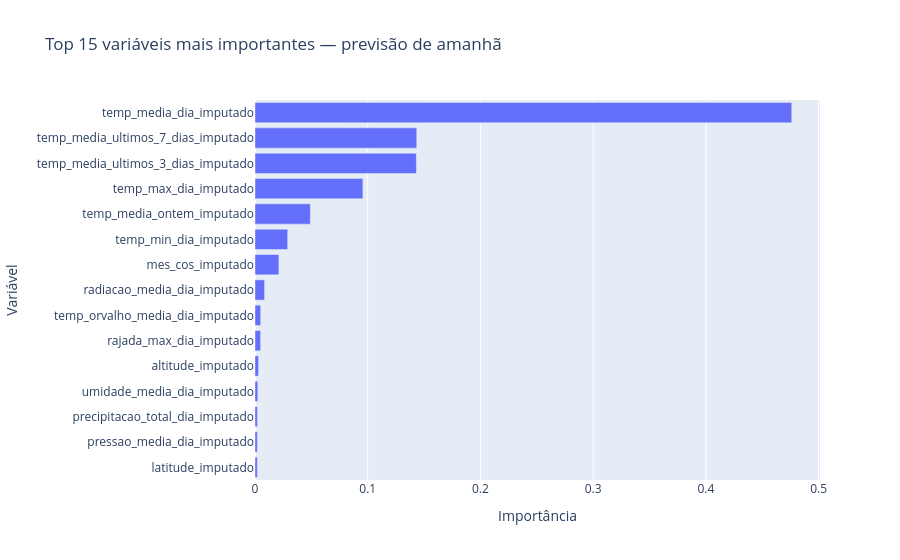

Notebook code for this chart:
### Markdown cell above
### Gráfico: top 15 variáveis mais importantes — amanhã

### Code cell
imp_amanha_pd = (
    importancias_amanha
    .orderBy(F.desc("importancia"))
    .limit(15)
    .toPandas()
)

fig = px.bar(
    imp_amanha_pd.sort_values("importancia"),
    x="importancia",
    y="feature",
    orientation="h",
    title="Top 15 variáveis mais importantes — previsão de amanhã",
    labels={
        "importancia": "Importância",
        "feature": "Variável"
    }
)

fig.show()

### Figure 1 — Plotly figure (JSON) as saved in the notebook; plotly's stock layout.template omitted (floating-point values rounded to 4 significant figures)
{"data": [{"hovertemplate": "Importância=%{x}<br>Variável=%{y}<extra></extra>", "legendgroup": "", "marker": {"color": "#636efa", "pattern": {"shape": ""}}, "name": "", "orientation": "h", "showlegend": false, "textposition": "auto", "type": "bar", "x": [0.002089, 0.002108, 0.002129, 0.002477, 0.003156, 0.004953, 0.005042, 0.008471, 0.02121, 0.029, 0.04908, 0.09571, 0.1432, 0.1435, 0.4761], "xaxis": "x", "y": ["latitude_imputado", "pressao_media_dia_imputado", "precipitacao_total_dia_imputado", "umidade_media_dia_imputado", "altitude_imputado", "rajada_max_dia_imputado", "temp_orvalho_media_dia_imputado", "radiacao_media_dia_imputado", "mes_cos_imputado", "temp_min_dia_imputado", "temp_media_ontem_imputado", "temp_max_dia_imputado", "temp_media_ultimos_3_dias_imputado", "temp_media_ultimos_7_dias_imputado", "temp_media_dia_imputado"], "yaxis": "y"}], "layout": {"barmode": "relative", "legend": {"tracegroupgap": 0}, "title": {"text": "Top 15 variáveis mais importantes — previsão de amanhã"}, "xaxis": {"anchor": "y", "domain": [0, 1], "title": {"text": "Importância"}}, "yaxis": {"anchor": "x", "domain": [0, 1], "title": {"text": "Variável"}}}}
